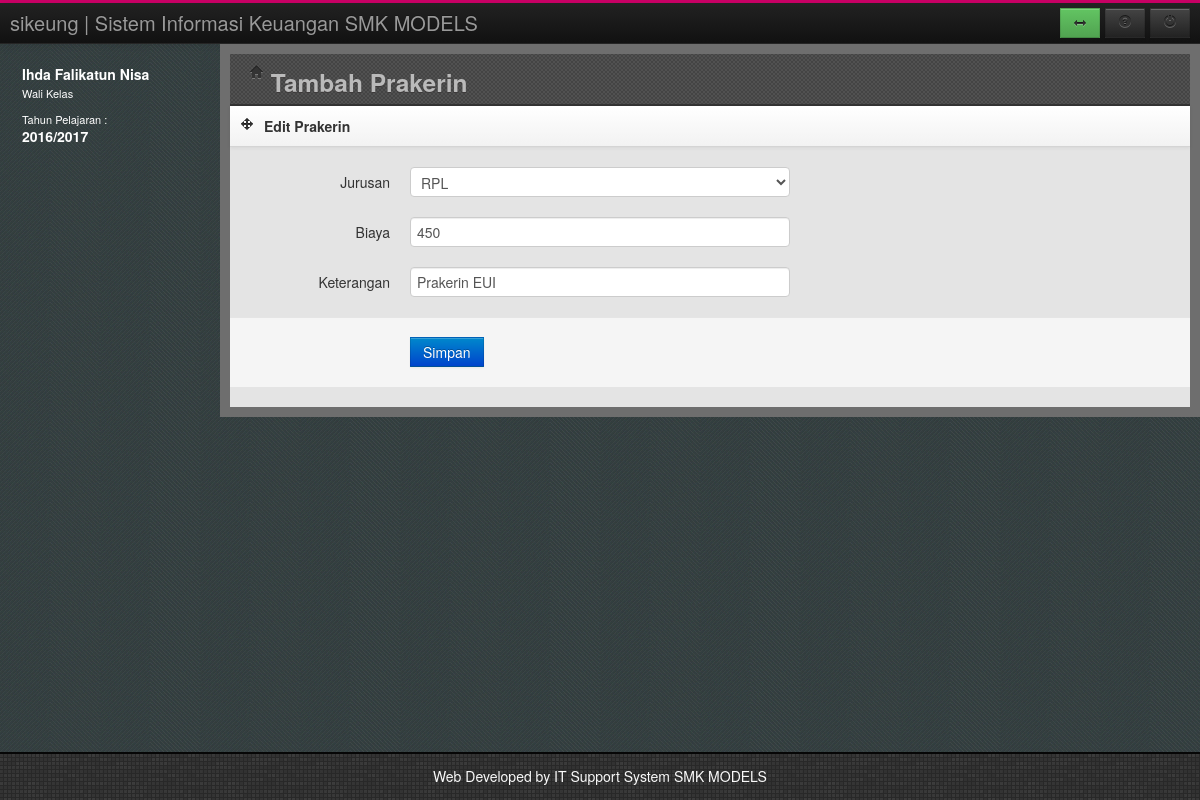
The app's page /index.php?page=addprakerin&act=1&id=1 (signed in) with its own data.
### tables this page shows
CREATE TABLE `tahunjar` (
  `TahunAkademik` varchar(20) NOT NULL,
  `Status` varchar(20) DEFAULT NULL,
  PRIMARY KEY (`TahunAkademik`)
);

CREATE TABLE `prakerin` (
  `kodeprakerin` int(11) NOT NULL AUTO_INCREMENT,
  `Kode_jur` int(11) DEFAULT NULL,
  `TahunAjaran` varchar(11) DEFAULT NULL,
  `Biaya` int(11) DEFAULT NULL,
  `Keterangan` varchar(50) DEFAULT NULL,
  PRIMARY KEY (`kodeprakerin`)
);

CREATE TABLE `jurusan` (
  `KODE_JUR` int(11) NOT NULL AUTO_INCREMENT,
  `NAMA_JUR` varchar(50) DEFAULT NULL,
  PRIMARY KEY (`KODE_JUR`)
);

### addprakerin.php (the view, shortened to what this page needs)
<?php
$act = $_GET['act'];
?>
<header class="head">
	<div class="main-bar">
		<h3><i class="icon-home"></i> Tambah Prakerin</h3>
	</div>
</header>
<?php
if ($act==0)
{
?>
<div class="row-fluid">
	<div class="span12">
		<div class="box">
			<header>
				<div class="icons"><i class="icon-move"></i></div>
				<h5>Tambah Prakerin</h5>
			</header>
			<form class="form-horizontal" action="simpanprakerin.php?act=0&th=<?php echo $TahunAktif?>" method="post">
				<br>
                                <div class="control-group">
					<label class="control-label">Jurusan</label>
					<div class="controls">
						<select data-placeholder="Pilih Kelas" class="chzn-select span6" tabindex="2"
						name="jurusan">
							<option value=""></option>
							<?php
							include("koneksi.php");
							$sql ="select * from jurusan";
							$rw=mysql_query($sql,$conn);
							while($s=mysql_fetch_array($rw))
							{
							?>
							<option value="<?php echo $s[0];?>"><?php echo $s[1];?></option>
							<?php
							}
							?>
						</select>
					</div>
				</div>
                                <div class="control-group">
					<label for="text1" class="control-label">Biaya</label>
					<div class="controls with-tooltip">
						<input type="text" id="text1" class="span6 input-tooltip" name="biaya"
						data-original-title="Masukan Nama Kelas - Contoh: VII A" data-placement="bottom"/>
					</div>
				</div>
				<div class="control-group">
					<label for="text1" class="control-label">Keterangan</label>
					<div class="controls with-tooltip">
						<input type="text" id="text1" class="span6 input-tooltip" name="keterangan"
						data-original-title="Masukan Jumlah Siswa - Contoh: 30" data-placement="bottom"/>
					</div>
				</div>
				<div class="form-actions no-margin-bottom">
					<input type="submit" value="Simpan" class="btn btn-primary">
				</div>
			</form>
		</div>
	</div>
</div>
<?php
}
else
{
	$id = $_GET['id'];
	$sql = "SELECT a.kodeprakerin,b.NAMA_JUR,a.TahunAjaran,a.Biaya,a.Keterangan,b.KODE_JUR
                FROM prakerin a, jurusan b
                WHERE a.Kode_jur = b.KODE_JUR and a.kodeprakerin=$id";
	$rw=mysql_query($sql);
	$rs=mysql_fetch_array($rw)
?>
<div class="row-fluid">
	<div class="span12">
		<div class="box">
			<header>
				<div class="icons"><i class="icon-move"></i></div>
				<h5>Edit Prakerin</h5>
			</header>
			<form class="form-horizontal" action="simpanprakerin.php?act=1&kelas=<?php echo $id; ?>&th=<?php echo $TahunAktif ?>" method="post">
				<br>
				<div class="control-group">
					<label class="control-label">Jurusan</label>
					<div class="controls">
						<select data-placeholder="Pilih Kelas" class="chzn-select span6" tabindex="2"
						name="jurusan">
							<option value="<?php echo $rs[5];?>"><?php echo $rs[1];?></option>
						</select>
					</div>
				</div>
                                <div class="control-group">
					<label for="text1" class="control-label">Biaya</label>
					<div class="controls with-tooltip">
						<input type="text" id="text1" class="span6 input-tooltip" name="biaya"
						data-original-title="Masukan Nama Kelas - Contoh: VII A" data-placement="bottom"
                                                value="<?php echo $rs[3];?>"/>
					</div>
				</div>
				<div class="control-group">
					<label for="text1" class="control-label">Keterangan</label>
					<div class="controls with-tooltip">
						<input type="text" id="text1" class="span6 input-tooltip" name="keterangan"
						data-original-title="Masukan Jumlah Siswa - Contoh: 30" data-placement="bottom"
                                                value="<?php echo $rs[4];?>"/>
					</div>
				</div>
				<div class="form-actions no-margin-bottom">
						<input type="submit" value="Simpan" class="btn btn-primary">
					</div>
			</form>
		</div>
	</div>
</div>
<?php
}
?>

### usersesion.php
<div class="media user-media hidden-phone">
	<div class="media-body hidden-tablet">
		<h5 class="media-heading"><?php echo $LogNamaUser;?></h5>
		<ul class="unstyled user-info">
			<li><?php echo $LogHak;?><br/><br/></li>
			<li>Tahun Pelajaran : <br/>
				<h5 class="media-heading"><?php echo $TahunAktif ;?></h5>
			</li>
		</ul>
	</div>
</div>

### assets/css/style.css (style rules this page uses)
html, body { height: 100%; }
.head { height: 40px; padding-bottom: 10px; *zoom: 1; }
.head:before, .head:after { display: table; content: ""; line-height: 0; }
.head:after { clear: both; }
.head .main-bar { margin-left: 20px; position: relative; }
#left .user-media { color: #fff; padding: 20px 0 20px 10px; }
#left .user-media .media-body { float: left; margin-left: 12px; }
#left .user-media .media-body h5 { margin-bottom: 3px; }
#left .user-media .media-body .user-info li { line-height: 13px; font-size: 11px; }
.head { background-color: #444444; background-image: url("../img/bg.png"); background-repeat: repeat; border-bottom: 2px solid #333333; }
.head .main-bar h3 { color: #BABABA; line-height: 29px; text-shadow: 0 1px 0 rgba(51, 47, 47, 0.6); }
.box { margin-bottom: 10px; position: relative; width: 100%; }
.box header { background-color: #fafafa; background-image: -moz-linear-gradient(top, #ffffff, #f2f2f2); background-image: -webkit-gradient(linear, 0 0, 0 100%, from(#ffffff), to(#f2f2f2)); background-image: -webkit-linear-gradient(top, #ffffff, #f2f2f2); background-image: -o-linear-gradient(top, #ffffff, #f2f2f2); background-image: linear-gradient(to bottom, #ffffff, #f2f2f2); background-repeat: repeat-x; filter: progid:DXImageTransform.Microsoft.gradient(startColorstr='#ffffffff', endColorstr='#fff2f2f2', GradientType=0); border-bottom: 1px solid #d4d4d4; -webkit-box-shadow: 0 1px 4px rgba(0, 0, 0, 0.065); -moz-box-shadow: 0 1px 4px rgba(0, 0, 0, 0.065); box-shadow: 0 1px 4px rgba(0, 0, 0, 0.065); *zoom: 1; }
.box header:before, .box header:after { display: table; content: ""; line-height: 0; }
.box header:after { clear: both; }
.box header .icons, .box header h5 { float: left; margin: 0; }
.box header .icons { float: left; display: block; padding: 10px 5px 10px 10px; }
.box header h5 { margin: 10px 0 10px 5px; }
.btn { -webkit-border-radius: 0; -moz-border-radius: 0; border-radius: 0; }

### records on screen
tahunjar: TahunAkademik "2016/2017"
prakerin: jurusan "RPL", biaya "450", keterangan "Prakerin EUI"

### other values on screen
$LogNamaUser "Ihda Falikatun Nisa"
$LogHak "Wali Kelas"
